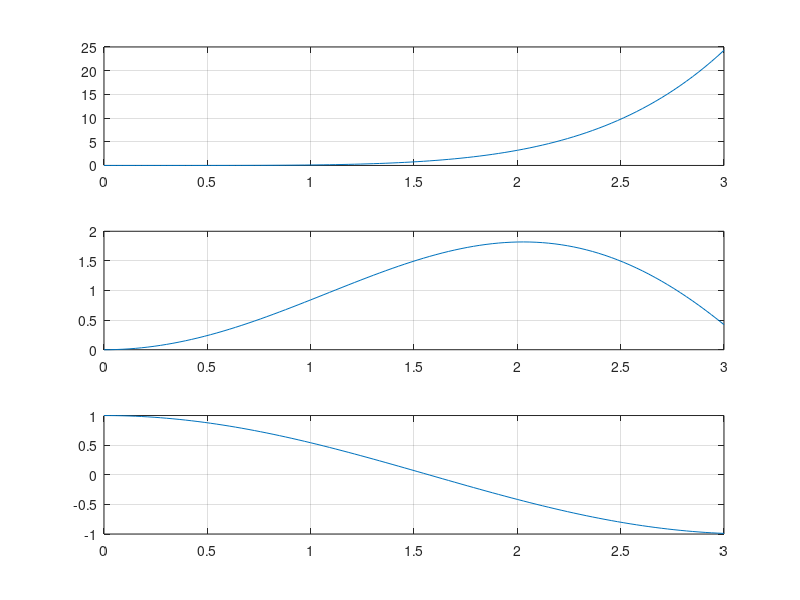

Here is the MATLAB script that generated this plot:
x=linspace(0,3);
f1=(x.^5)/10;
f2=x.*sin(x);
f3=cos(x);

subplot(3,1,1)
plot(x,f1)
grid
subplot(3,1,2)
plot(x,f2)
grid
subplot(3,1,3)
plot(x,f3)
grid